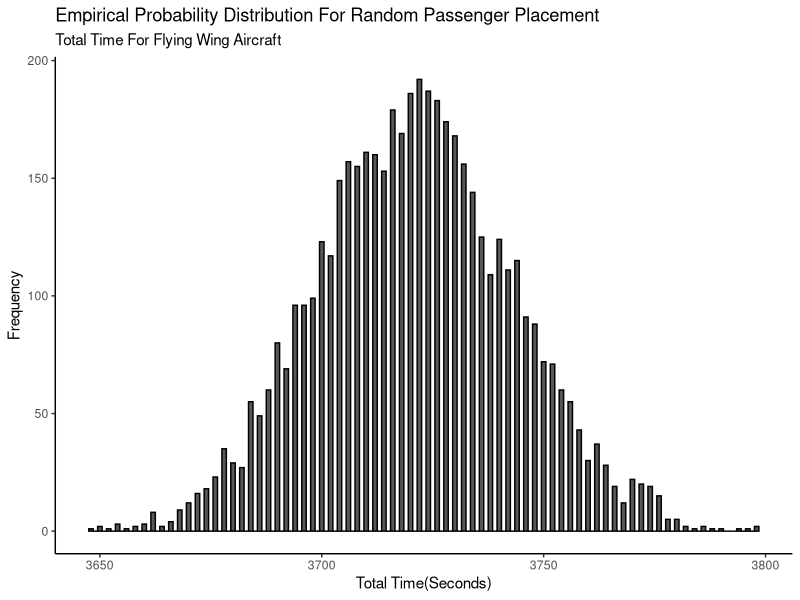
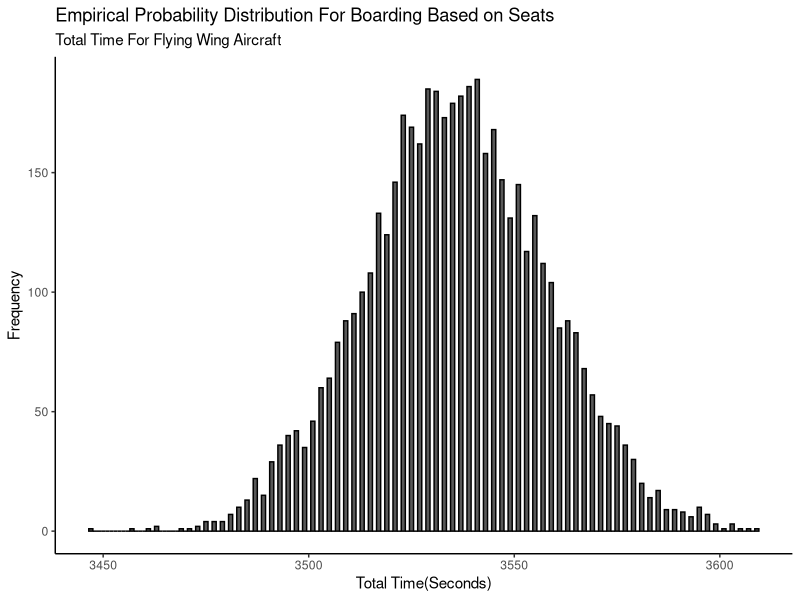

Here is the R script that generated these plots, in order:
## ---- chunk 1
knitr::opts_chunk$set(echo = TRUE)
library(tidyverse)
## ---- chunk 2

set.seed(10)

time_gate_seats_tot2 <- tibble(walking_speed = sample(x= c(2.17, 2.3, 2.1), size = 318, prob = c(0.35, 0.40, 0.25), replace = TRUE),
       priority = sample(x = c(0,1), size = 318, prob = c(0.95,0.5), replace = TRUE),
       trouble_some = sample(x = c(0,1,2,3,4), size = 318, prob = c(0.70, 0.15, 0.08, 0.05, 0.02), replace = TRUE))%>%
  mutate(queue_check = ifelse(priority == 1,
                               0, 
                               1)) %>%
  mutate(queue_wrong = ifelse(queue_check == 1,
                                ifelse(trouble_some == 0,
                                        sample(x= c(1,0),size = 318, replace = TRUE, prob = c(0, 1)),
                                   ifelse(trouble_some == 1, 
                                       sample(x= c(1,0),size = 318, replace = TRUE, prob = c(0.1, 0.9)),
                                        ifelse(trouble_some == 2,
                                               sample(x= c(1,0),size = 318, replace = TRUE, prob = c(0.3, 0.7)),
                                               ifelse(trouble_some == 3,
                                                       sample(x= c(1,0),size = 318, replace = TRUE, prob =c(0.5,0.5)),
                                                       sample(x= c(1,0),size = 318, replace = TRUE, prob = c(0.7, 0.3))
                                                               )))), 
                               0))%>%
  mutate(gate_time = queue_wrong*trouble_some+5)%>%
  summarise(gate_tot = sum(gate_time)+50)%>%
  pull(gate_tot)



time_gate_random_tot2 <- tibble(walking_speed = sample(x= c(2.17, 2.3, 2.1), size = 318, prob = c(0.35, 0.40, 0.25), replace = TRUE),
       priority = sample(x = c(0,1), size = 318, prob = c(0.95,0.5), replace = TRUE),
       trouble_some = sample(x = c(0,1,2,3,4), size = 318, prob = c(0.70, 0.15, 0.08, 0.05, 0.02), replace = TRUE))%>%
  mutate(queue_check = ifelse(priority == 1,
                               0, 
                               1)) %>%
  mutate(queue_wrong = 0)%>%
  mutate(gate_time = queue_wrong*trouble_some+5)%>%
  summarise(gate_tot = sum(gate_time)+5)%>%
  pull(gate_tot)
## ---- chunk 3
B <- tibble(order = sample(1:318), 
       Area = sample(c(rep("A",6), rep("B",6),rep("C",6),rep("D",72), rep("E",78), rep("F",78),rep("G",72))),
       Row = ifelse(Area == "A"| Area == "B"|Area == "C", -3, sample(c(rep(-2,18),rep(-1,18),rep(1,24),rep(2,24),rep(3,24),
                                            rep(4,24),rep(5,24),rep(6,24),rep(7,24),rep(8,24),rep(9,24),rep(10,24),rep(11,24)))))%>%
  mutate(Column = ifelse(Area == "A", sample(c(2,3,4,5,6,7)),
                         ifelse(Area == "B", sample(c(9,10,11,12,13,14)),
                                ifelse(Area == "C", sample(c(16,17,18,19,20,21)),
                                       sample(c(rep(-3,11),rep(-2,11),rep(-1,11),rep(2,13),rep(3,13),rep(4,13),
                                                rep(5,13),rep(6,13),rep(7,13),rep(9,13),rep(10,13),rep(11,13),
                                                rep(12,13),rep(13,13),rep(14,13),rep(16,13),rep(17,13),rep(18,13),
                                                rep(19,13),rep(20,13),rep(21,13),rep(23,11),rep(24,11),rep(25,11)))))))%>%
  mutate(P_influence = ifelse(Area == "A", 240,
                              ifelse(Area == "B",156,
                                     ifelse(Area == "C",72,
                                            ifelse(Area == "D"|Area == "G", 72,
                                                   78)))))%>%
  mutate(entrance_dist = sqrt(Row*Row*9 + Column*Column*9))%>%
  mutate(Factor_combine = P_influence+1/entrance_dist)%>%
  mutate(Sit_duration_consid = ceiling((Factor_combine - mean(Factor_combine))/262+1/order-1/159))%>%
  summarise(B = sum(Sit_duration_consid))%>%
  pull(B)
  
TSD <- tibble(Passengers = 1:318, 
       Area = sample(c(rep("A",6), rep("B",6),rep("C",6),rep("D",72), rep("E",78), rep("F",78),rep("G",72))),
       Row = ifelse(Area == "A"| Area == "B"|Area == "C", -3, sample(c(rep(-2,18),rep(-1,18),rep(1,24),rep(2,24),rep(3,24),
                                            rep(4,24),rep(5,24),rep(6,24),rep(7,24),rep(8,24),rep(9,24),rep(10,24),rep(11,24)))))%>%
  mutate(Column = ifelse(Area == "A", sample(c(2,3,4,5,6,7)),
                         ifelse(Area == "B", sample(c(9,10,11,12,13,14)),
                                ifelse(Area == "C", sample(c(16,17,18,19,20,21)),
                                       sample(c(rep(-3,11),rep(-2,11),rep(-1,11),rep(2,13),rep(3,13),rep(4,13),
                                                rep(5,13),rep(6,13),rep(7,13),rep(9,13),rep(10,13),rep(11,13),
                                                rep(12,13),rep(13,13),rep(14,13),rep(16,13),rep(17,13),rep(18,13),
                                                rep(19,13),rep(20,13),rep(21,13),rep(23,11),rep(24,11),rep(25,11)))))))%>%
  mutate(P_influence = ifelse(Area == "A", 240,
                              ifelse(Area == "B",156,
                                     ifelse(Area == "C",72,
                                            ifelse(Area == "D"|Area == "G", 72,
                                                   78)))))%>%
  mutate(entrance_dist = sqrt(Row*Row*9 + Column*Column*9))%>%
  mutate(Factor_combine = P_influence+entrance_dist)%>%
  mutate(Sit_duration_consid = ceiling((Factor_combine - mean(Factor_combine))/262))%>%
  mutate(TS = sample(c(0:4), prob = c(0.55, 0.75, 0.45, 0.35, 0.10),size = 318, replace = TRUE), SS = sample(c(rep(1,122),rep(2,98),rep(3,98))), Tsd = 2*(TS+SS)+10)%>%
  pull(Tsd)


T_shuffle_tot2 <- tibble(row3seats = 1:106,T_shuffle = sample(c(0,4,10,4,12,8),size = 106, prob = c(16.67,16.67,16.67,16.67,16.67,16.67),replace = TRUE))%>%
  mutate(significant = ifelse(row3seats == 1|row3seats ==2|row3seats ==3|row3seats ==4|row3seats ==5|row3seats ==6|row3seats ==7|row3seats ==8|row3seats ==9|row3seats ==10|row3seats ==11|row3seats ==12|row3seats ==13|row3seats ==14|row3seats ==15|row3seats ==16|row3seats ==17|row3seats ==18|row3seats ==19|row3seats ==20|row3seats ==21|row3seats ==22,
                              sample(c(0,1),size = 22, prob= c(0.9,0.1), replace = TRUE),
                              ifelse(row3seats == 23|row3seats ==24|row3seats ==25|row3seats ==26|row3seats ==27|row3seats ==28|row3seats ==29|row3seats ==30|row3seats ==31|row3seats ==32|row3seats ==33|row3seats ==34|row3seats ==35|row3seats ==36|row3seats ==37|row3seats ==38|row3seats ==39|row3seats ==40|row3seats ==41|row3seats ==42|row3seats ==43|row3seats ==44,
                              sample(c(0,1),size =22 , prob = c(0.7,0.3), replace = TRUE),
                              ifelse(row3seats  ==45|row3seats ==46|row3seats ==47|row3seats ==48|row3seats ==49|row3seats ==50|row3seats ==51|row3seats ==52|row3seats ==53|row3seats ==54|row3seats ==55|row3seats ==56|row3seats ==57|row3seats ==58|row3seats ==59|row3seats ==60|row3seats ==61|row3seats ==62|row3seats ==63|row3seats ==64|row3seats ==65|row3seats ==66,
                              sample(c(0,1),size = 22, prob = c(0.5,0.5), replace = TRUE),
                              ifelse(row3seats == 67|row3seats ==68|row3seats ==69|row3seats ==70|row3seats ==71|row3seats ==72|row3seats ==73|row3seats ==74|row3seats ==75|row3seats ==76|row3seats ==77|row3seats ==78|row3seats ==79|row3seats ==80|row3seats ==81|row3seats ==82|row3seats ==83|row3seats ==84|row3seats ==85|row3seats ==86|row3seats ==87|row3seats ==88,
                              sample(c(0,1),size = 22, prob = c(0.3,0.7), replace = TRUE),
                              ifelse(row3seats == 89|row3seats ==90|row3seats ==91|row3seats ==92|row3seats ==93|row3seats ==94|row3seats ==95|row3seats ==96|row3seats ==97|row3seats ==98|row3seats ==99|row3seats ==100|row3seats ==101|row3seats ==102|row3seats ==103|row3seats ==104|row3seats ==105|row3seats ==106,
                              sample(c(0,1),size = 18, prob = c(0.1,0.9), replace = TRUE),NA))))))%>%
  summarise(T_shufflefin = sum(T_shuffle*significant))%>%
  pull(T_shufflefin)


Walking_time_tot2 <- tibble(Passengers = 1:318, 
       Area = sample(c(rep("A",6), rep("B",6),rep("C",6),rep("D",72), rep("E",78), rep("F",78),rep("G",72))),
       Row = ifelse(Area == "A"| Area == "B"|Area == "C", -3, sample(c(rep(-2,18),rep(-1,18),rep(1,24),rep(2,24),rep(3,24),
                                            rep(4,24),rep(5,24),rep(6,24),rep(7,24),rep(8,24),rep(9,24),rep(10,24),rep(11,24)))))%>%
  mutate(Column = ifelse(Area == "A", sample(c(2,3,4,5,6,7)),
                         ifelse(Area == "B", sample(c(9,10,11,12,13,14)),
                                ifelse(Area == "C", sample(c(16,17,18,19,20,21)),
                                       sample(c(rep(-3,11),rep(-2,11),rep(-1,11),rep(2,13),rep(3,13),rep(4,13),
                                                rep(5,13),rep(6,13),rep(7,13),rep(9,13),rep(10,13),rep(11,13),
                                                rep(12,13),rep(13,13),rep(14,13),rep(16,13),rep(17,13),rep(18,13),
                                                rep(19,13),rep(20,13),rep(21,13),rep(23,11),rep(24,11),rep(25,11)))))))%>%
  mutate(P_influence = ifelse(Area == "A", 240,
                              ifelse(Area == "B",156,
                                     ifelse(Area == "C",72,
                                            ifelse(Area == "D"|Area == "G", 72,
                                                   78)))))%>%
  mutate(entrance_dist2 = abs(Row) + abs(Column))%>%
  mutate(walking_speed = sample(x= c(2.17, 2.3, 2.1), size = 318, prob = c(0.35, 0.40, 0.25),replace = TRUE), walk_time1 = (entrance_dist2/walking_speed)/3, walk_time_fin = sum(walk_time1))%>%
  summarise(walking_time_fin = sample(walk_time_fin, size =1))%>%
  pull(walking_time_fin)



## ---- chunk 4
random_simulation2 <- replicate(
  5000,
  {
    expand.grid(time_tot = sample(x = TSD, size = B, replace = TRUE))%>%
  summarise(time_tot = Walking_time_tot2 + sum(time_tot) +T_shuffle_tot2+ time_gate_random_tot2)%>%
  pull(time_tot)
  }
)

as.data.frame(random_simulation2)%>%
  ggplot(aes(x=random_simulation2))+
  geom_histogram(aes(y=after_stat(count)), binwidth = 1, 
                   color = "black")+
  labs(title = "Empirical Probability Distribution For Random Passenger Placement",
         subtitle = "Total Time For Flying Wing Aircraft",
         x = "Total Time(Seconds)",
         y = "Frequency")  +
    theme_classic()

## ---- chunk 5
mean(quantile(random_simulation2, c(0.05, 0.95)))
quantile(random_simulation2, c(0.05,0.50, 0.95))
## ---- chunk 6
seats_simulation2 <- replicate(
  5000,
  {
    expand.grid(time_tot = sample(x = TSD, size = B, replace = TRUE))%>%
  summarise(time_tot = Walking_time_tot2 + sum(time_tot)+time_gate_seats_tot2)%>%
  pull(time_tot)
  }
)

as.data.frame(seats_simulation2)%>%
  ggplot(aes(x=seats_simulation2))+
  geom_histogram(aes(y=after_stat(count)), binwidth = 1, 
                   color = "black")+
  labs(title = "Empirical Probability Distribution For Boarding Based on Seats",
       subtitle = "Total Time For Flying Wing Aircraft",
         x = "Total Time(Seconds)",
         y = "Frequency")  +
    theme_classic()

sd(seats_simulation2)

## ---- chunk 7
mean(quantile(seats_simulation2, c(0.05, 0.95)))
quantile(seats_simulation2, c(0.05,0.50, 0.95))
